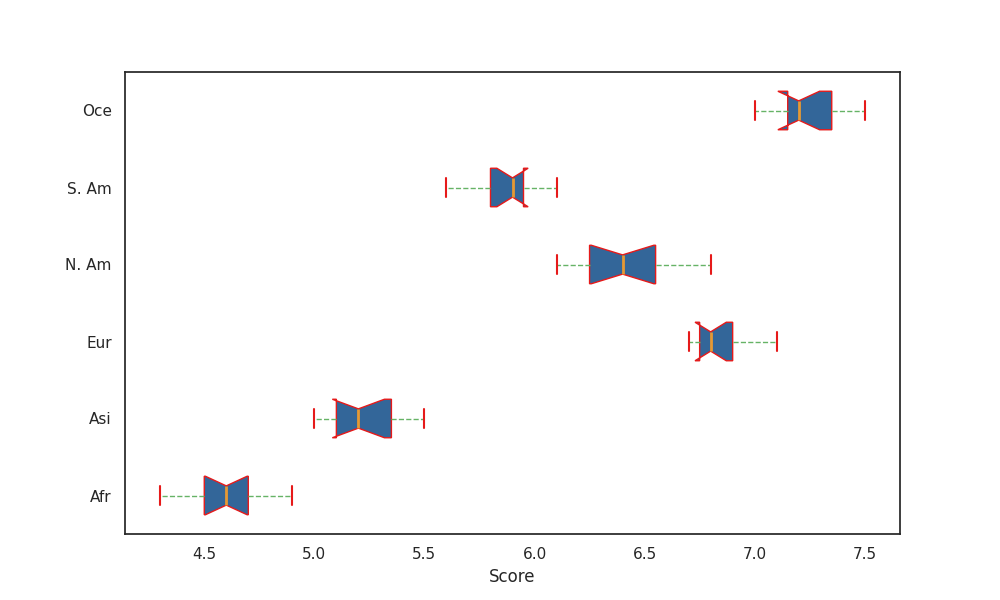

Recreate this plot in Python.
import matplotlib.pyplot as plt

happiness_scores_africa = [4.3, 4.5, 4.7, 4.6, 4.8, 4.4, 4.9, 4.6, 4.7, 4.5, 4.6]
happiness_scores_asia = [5.1, 5.2, 5.0, 5.4, 5.3, 5.2, 5.1, 5.3, 5.4, 5.0, 5.5]
happiness_scores_europe = [6.7, 6.8, 6.9, 6.8, 6.7, 6.9, 7.0, 6.8, 6.9, 6.7, 7.1]
happiness_scores_north_america = [6.1, 6.3, 6.2, 6.5, 6.4, 6.5, 6.2, 6.6, 6.7, 6.8, 6.4]
happiness_scores_south_america = [5.8, 5.7, 5.9, 5.8, 5.9, 6.0, 5.6, 6.1, 5.9, 5.8, 6.0]
happiness_scores_oceania = [7.2, 7.0, 7.1, 7.3, 7.4, 7.1, 7.5, 7.2, 7.3, 7.2, 7.4]

data = [
    happiness_scores_africa,
    happiness_scores_asia,
    happiness_scores_europe,
    happiness_scores_north_america,
    happiness_scores_south_america,
    happiness_scores_oceania
]

labels = ['Afr', 'Asi', 'Eur', 'N. Am', 'S. Am', 'Oce']

fig, ax = plt.subplots(figsize=(10, 6))

new_colors = [
    (0.2, 0.4, 0.6),  # A new shade of blue
    (0.9, 0.1, 0.1),  # A new shade of red
    (0.4, 0.7, 0.4),  # A new shade of green
    (0.9, 0.6, 0.2),  # A new shade of orange
]

ax.boxplot(
    data, 
    patch_artist=True, 
    notch=True, 
    vert=False, 
    boxprops=dict(facecolor=new_colors[0], color=new_colors[1]),
    whiskerprops=dict(color=new_colors[2], linestyle='--'),
    capprops=dict(color=new_colors[1], linewidth=1.5),
    medianprops=dict(color=new_colors[3], linewidth=2),
    flierprops=dict(marker='o', color=new_colors[2], markersize=5, alpha=0.5)
)

ax.set_xlabel("Score", fontsize=12)
ax.set_yticklabels(labels, fontsize=11)

plt.show()
